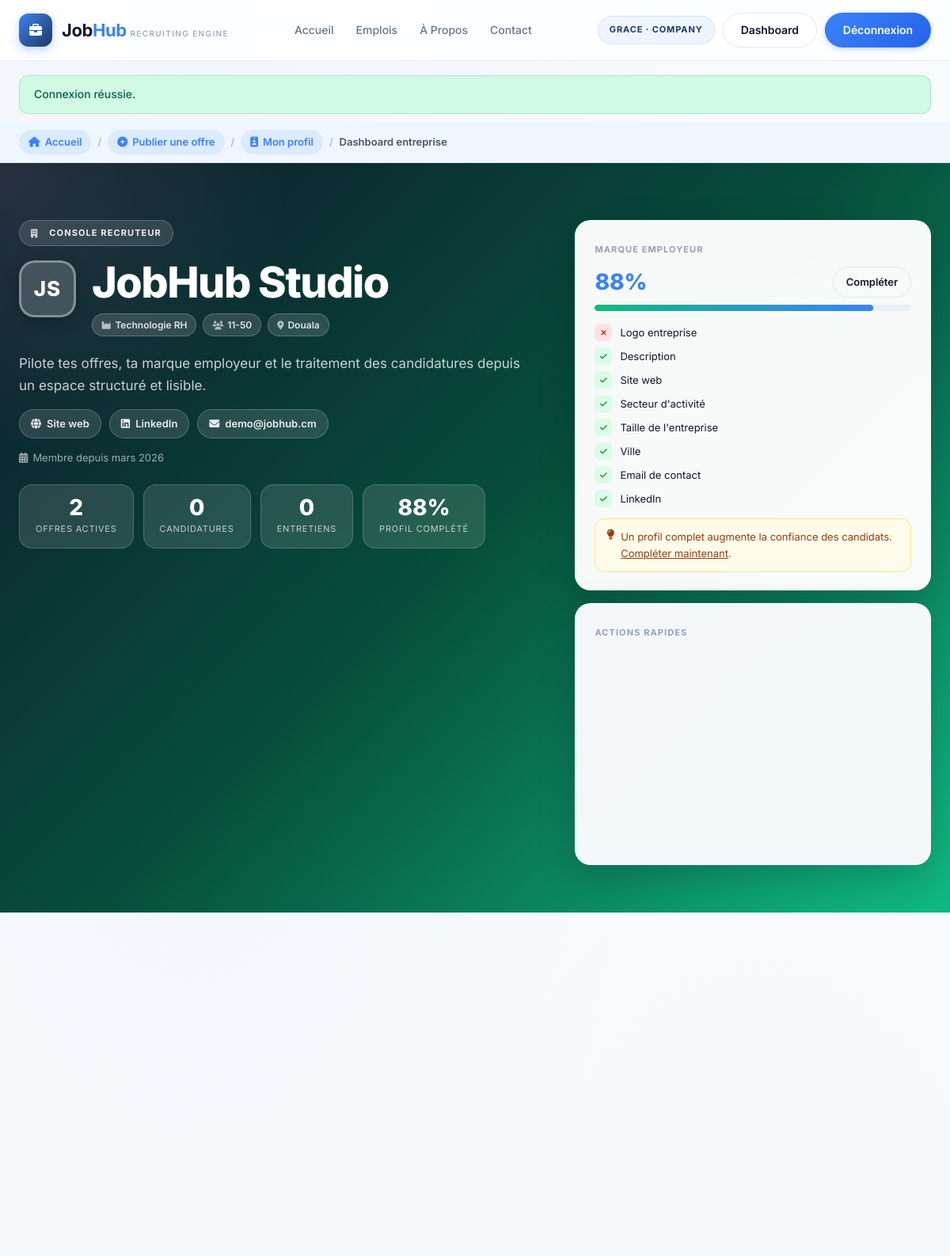
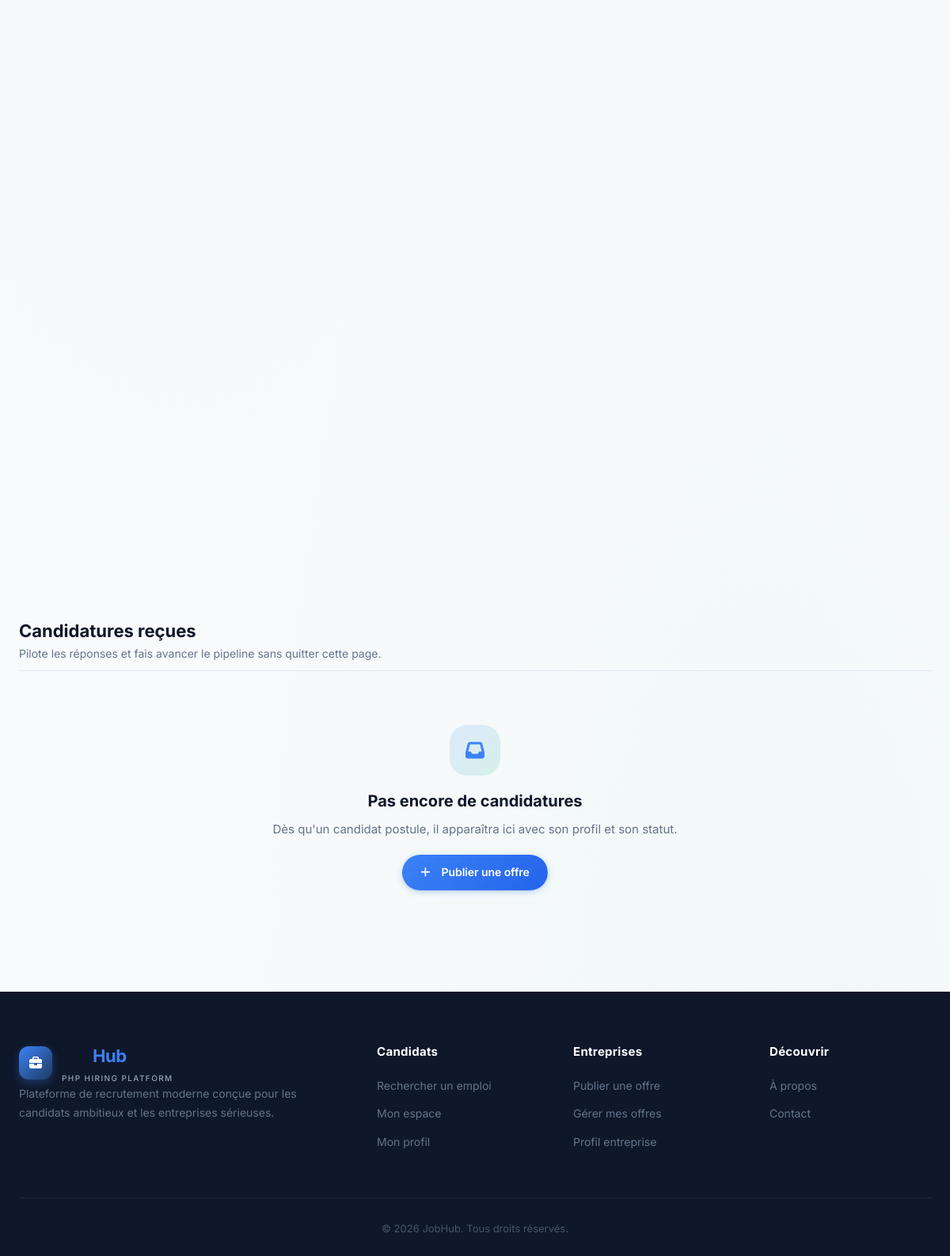
Page /views/dashboard-entreprise.php (signed in) on the committed database (2 pictures, top to bottom).
### tables this page shows
CREATE TABLE users (
    id INT AUTO_INCREMENT PRIMARY KEY,
    role ENUM('candidate', 'company', 'admin') NOT NULL,
    email VARCHAR(190) NOT NULL UNIQUE,
    password_hash VARCHAR(255) NOT NULL,
    first_name VARCHAR(100) NOT NULL,
    last_name VARCHAR(100) NOT NULL,
    phone VARCHAR(50) DEFAULT NULL,
    city VARCHAR(120) DEFAULT NULL,
    country VARCHAR(120) DEFAULT NULL,
    avatar VARCHAR(255) DEFAULT NULL,
    created_at TIMESTAMP DEFAULT CURRENT_TIMESTAMP,
    updated_at TIMESTAMP DEFAULT CURRENT_TIMESTAMP ON UPDATE CURRENT_TIMESTAMP
);

CREATE TABLE company_profiles (
    user_id INT PRIMARY KEY,
    company_name VARCHAR(190) NOT NULL,
    industry VARCHAR(120) DEFAULT NULL,
    company_size VARCHAR(50) DEFAULT NULL,
    description TEXT DEFAULT NULL,
    website_url VARCHAR(255) DEFAULT NULL,
    founded_year INT DEFAULT NULL,
    address VARCHAR(255) DEFAULT NULL,
    postal_code VARCHAR(50) DEFAULT NULL,
    city VARCHAR(120) DEFAULT NULL,
    country VARCHAR(120) DEFAULT NULL,
    contact_name VARCHAR(190) DEFAULT NULL,
    contact_role VARCHAR(120) DEFAULT NULL,
    contact_email VARCHAR(190) DEFAULT NULL,
    contact_phone VARCHAR(50) DEFAULT NULL,
    linkedin_url VARCHAR(255) DEFAULT NULL,
    twitter_url VARCHAR(255) DEFAULT NULL,
    facebook_url VARCHAR(255) DEFAULT NULL,
    public_profile TINYINT(1) NOT NULL DEFAULT 1,
    application_notifications TINYINT(1) NOT NULL DEFAULT 1,
    newsletter_enabled TINYINT(1) NOT NULL DEFAULT 1,
    created_at TIMESTAMP DEFAULT CURRENT_TIMESTAMP,
    updated_at TIMESTAMP DEFAULT CURRENT_TIMESTAMP ON UPDATE CURRENT_TIMESTAMP,
    CONSTRAINT fk_company_profile_user FOREIGN KEY (user_id) REFERENCES users(id) ON DELETE CASCADE
);

CREATE TABLE jobs (
    id INT AUTO_INCREMENT PRIMARY KEY,
    company_user_id INT NOT NULL,
    category_id INT DEFAULT NULL,
    title VARCHAR(190) NOT NULL,
    contract_type VARCHAR(80) NOT NULL,
    city VARCHAR(120) NOT NULL,
    country VARCHAR(120) NOT NULL,
    remote_allowed TINYINT(1) NOT NULL DEFAULT 0,
    salary_min DECIMAL(12,2) DEFAULT NULL,
    salary_max DECIMAL(12,2) DEFAULT NULL,
    salary_period VARCHAR(50) DEFAULT NULL,
    description TEXT NOT NULL,
    responsibilities TEXT DEFAULT NULL,
    requirements TEXT DEFAULT NULL,
    bonus_skills TEXT DEFAULT NULL,
    benefits TEXT DEFAULT NULL,
    experience_level VARCHAR(80) DEFAULT NULL,
    education_level VARCHAR(80) DEFAULT NULL,
    tags VARCHAR(255) DEFAULT NULL,
    expires_at DATE DEFAULT NULL,
    status ENUM('draft', 'published', 'closed') NOT NULL DEFAULT 'published',
    created_at TIMESTAMP DEFAULT CURRENT_TIMESTAMP,
    updated_at TIMESTAMP DEFAULT CURRENT_TIMESTAMP ON UPDATE CURRENT_TIMESTAMP,
    CONSTRAINT fk_jobs_company FOREIGN KEY (company_user_id) REFERENCES users(id) ON DELETE CASCADE,
    CONSTRAINT fk_jobs_category FOREIGN KEY (category_id) REFERENCES categories(id) ON DELETE SET NULL
);

### views/dashboard-entreprise.php (the view, shortened to what the rows shown need)
<?php
$user = require_auth('company');
$profile      = get_company_profile((int) $user['id']);
$stats        = company_dashboard_stats((int) $user['id']);
$jobs         = get_company_jobs((int) $user['id']);
$activeJobs        = (int) $stats['published'];
$companyName     = $profile['company_name'] ?? 'Entreprise';
$nameParts       = explode(' ', trim($companyName));
$companyInitials = mb_strtoupper(mb_substr($nameParts[0], 0, 1) . (isset($nameParts[1]) ? mb_substr($nameParts[1], 0, 1) : ''));
$frenchMonths = ['janvier','février','mars','avril','mai','juin','juillet','août','septembre','octobre','novembre','décembre'];
$memberSince  = '';
if (!empty($user['created_at'])) {
    $ts = strtotime((string) $user['created_at']);
    if ($ts !== false) {
        $memberSince = $frenchMonths[(int) date('n', $ts) - 1] . ' ' . date('Y', $ts);
    }
}
$assetBase = '..';
$viewsPath = '.';
require __DIR__ . '/../app/views/header.php';
?>
<section class="dashboard-hero dashboard-hero-enterprise">
    <div class="container dashboard-hero-grid">
        <div class="dashboard-overview">
            <span class="dashboard-kicker">
                <i class="fas fa-building" style="margin-right:6px;opacity:.8"></i>
                Console recruteur
            </span>
            <div class="hero-identity">
                <?php if (!empty($profile['avatar'])): ?>
                    <img src="<?= e($profile['avatar']) ?>" alt="Logo <?= e($companyName) ?>" class="co-avatar">
                <?php else: ?>
                    <div class="co-avatar-initials"><?= e($companyInitials) ?></div>
                <?php endif; ?>
                <div class="hero-identity-text">
                    <h1 class="dashboard-title" style="margin-bottom:0"><?= e($companyName) ?></h1>
                    <div class="hero-identity-pills">
                        <?php if (!empty($profile['industry'])): ?>
                            <span class="hero-identity-pill"><i class="fas fa-industry"></i><?= e($profile['industry']) ?></span>
                        <?php endif; ?>
                        <?php if (!empty($profile['company_size'])): ?>
                            <span class="hero-identity-pill"><i class="fas fa-users"></i><?= e($profile['company_size']) ?></span>
                        <?php endif; ?>
                        <?php if (!empty($profile['city'])): ?>
                            <span class="hero-identity-pill"><i class="fas fa-map-marker-alt"></i><?= e($profile['city']) ?></span>
                        <?php endif; ?>
                    </div>
                </div>
            </div>
            <p class="dashboard-copy">
                Pilote tes offres, ta marque employeur et le traitement des candidatures depuis un espace structuré et lisible.
            </p>
            <div class="hero-social-row">
                <?php if (!empty($profile['website_url'])): ?>
                    <a href="<?= e($profile['website_url']) ?>" target="_blank" rel="noopener" class="hero-social-badge">
                        <i class="fas fa-globe"></i> Site web
                    </a>
                <?php endif; ?>
                <?php if (!empty($profile['linkedin_url'])): ?>
                    <a href="<?= e($profile['linkedin_url']) ?>" target="_blank" rel="noopener" class="hero-social-badge">
                        <i class="fab fa-linkedin"></i> LinkedIn
                    </a>
                <?php endif; ?>
                <?php if (!empty($profile['contact_email'])): ?>
                    <a href="mailto:<?= e($profile['contact_email']) ?>" class="hero-social-badge">
                        <i class="fas fa-envelope"></i> <?= e($profile['contact_email']) ?>
                    </a>
                <?php endif; ?>
            </div>
            <?php if ($memberSince): ?>
                <p class="hero-member-since">
                    <i class="fas fa-calendar-alt"></i>
                    Membre depuis <?= e($memberSince) ?>
                </p>
            <?php endif; ?>
            <div class="hero-quick-stats">
                <div class="hero-quick-stat">
                    <strong><?= $activeJobs ?></strong>
                    <span>Offres actives</span>
                </div>
                <div class="hero-quick-stat">
                </div>
                <div class="hero-quick-stat">
                </div>
                <div class="hero-quick-stat">
                </div>
            </div>
        </div>
    </div>
</section>
<section class="inscription-section dashboard-stage">
    <div class="container">
        <div class="section-divider">
            <div>
                <h2>Candidatures reçues</h2>
            </div>
        </div>
    </div>
</section>
<?php require __DIR__ . '/../app/views/footer.php'; ?>

### app/views/header.php (shortened to what the rows shown need)
<?php
$currentUser = current_user();
?>
<!DOCTYPE html>
<html lang="fr">
<head>
    <link rel="stylesheet" href="<?= e($assetBase ?? '') ?>/views/css/style.css">
    <link rel="stylesheet" href="https://cdnjs.cloudflare.com/ajax/libs/font-awesome/6.4.0/css/all.min.css">
</head>
<body>
    <header class="header">
        <div class="container">
            <nav class="navbar">
                <div class="nav-buttons">
                    <?php if ($currentUser): ?>
                        <span class="user-chip"><?= e($currentUser['first_name']) ?> · <?= e($currentUser['role'] === 'admin' ? 'Admin' : $currentUser['role']) ?></span>
                        <?php if ($currentUser['role'] === 'admin'): ?>
                            <a href="<?= e($viewsPath ?? '/views') ?>/dashboard-admin.php" class="btn btn-outline">Admin</a>
                        <?php elseif ($currentUser['role'] === 'company'): ?>
                            <a href="<?= e($viewsPath ?? '/views') ?>/dashboard-entreprise.php" class="btn btn-outline">Dashboard</a>
                        <?php else: ?>
                            <a href="<?= e($viewsPath ?? '/views') ?>/dashboard-candidat.php" class="btn btn-outline">Dashboard</a>
                        <?php endif; ?>
                        <a href="<?= e($viewsPath ?? '/views') ?>/logout.php" class="btn btn-primary">Déconnexion</a>
                    <?php else: ?>
                        <a href="<?= e($viewsPath ?? '/views') ?>/login.php" class="btn btn-outline">Connexion</a>
                        <a href="<?= e($viewsPath ?? '/views') ?>/inscription.php" class="btn btn-primary">Inscription</a>
                    <?php endif; ?>
                </div>
            </nav>
        </div>
    </header>

### rows in the picture
users: first_name "GRACE", role "COMPANY", created_at "mars 2026"
company_profiles: company_name "JS", company_name "JobHub Studio", industry "Technologie RH", company_size "11-50", city "Douala", contact_email "demo@jobhub.cm"
jobs: id "2"

### other values in the picture
$message['message'] "Connexion réussie."
$totalApplications "0"
$interviewCount "0"
$profileCompletion "88"
$label "Logo entreprise"
$label "Description"
$label "Site web"
$label "Secteur d'activité"
$label "Taille de l'entreprise"
$label "Ville"
$label "Email de contact"
$label "LinkedIn"
